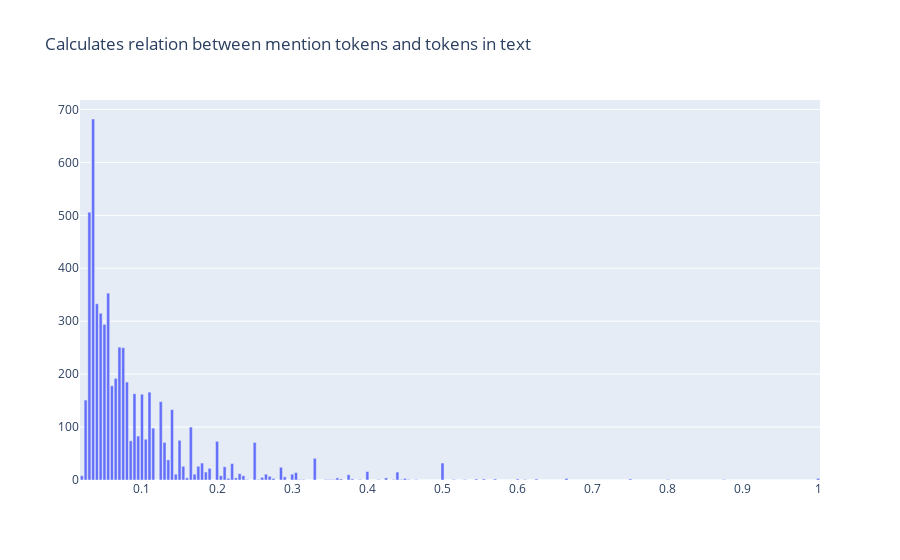

This figure's notebook cell:
### Code cell
from rubrix.metrics.token_classification import entity_density

entity_density(name="spacy_sm_wnut17").visualize()

### Figure 1 — Plotly figure (JSON) as saved in the notebook; plotly's stock layout.template omitted (floating-point values rounded to 4 significant figures; data arrays with more than 128 entries replaced by an {"elided": "..."} marker saying what was removed)
{"data": [{"type": "bar", "x": {"elided": "197 float values"}, "y": {"elided": "197 int values"}}], "layout": {"autosize": true, "title": {"text": "Calculates relation between mention tokens and tokens in text"}, "xaxis": {"autorange": true, "range": [0.0175, 1.002], "title": {"text": ""}, "type": "linear"}, "yaxis": {"autorange": true, "range": [0, 717.9], "title": {"text": ""}, "type": "linear"}}}
